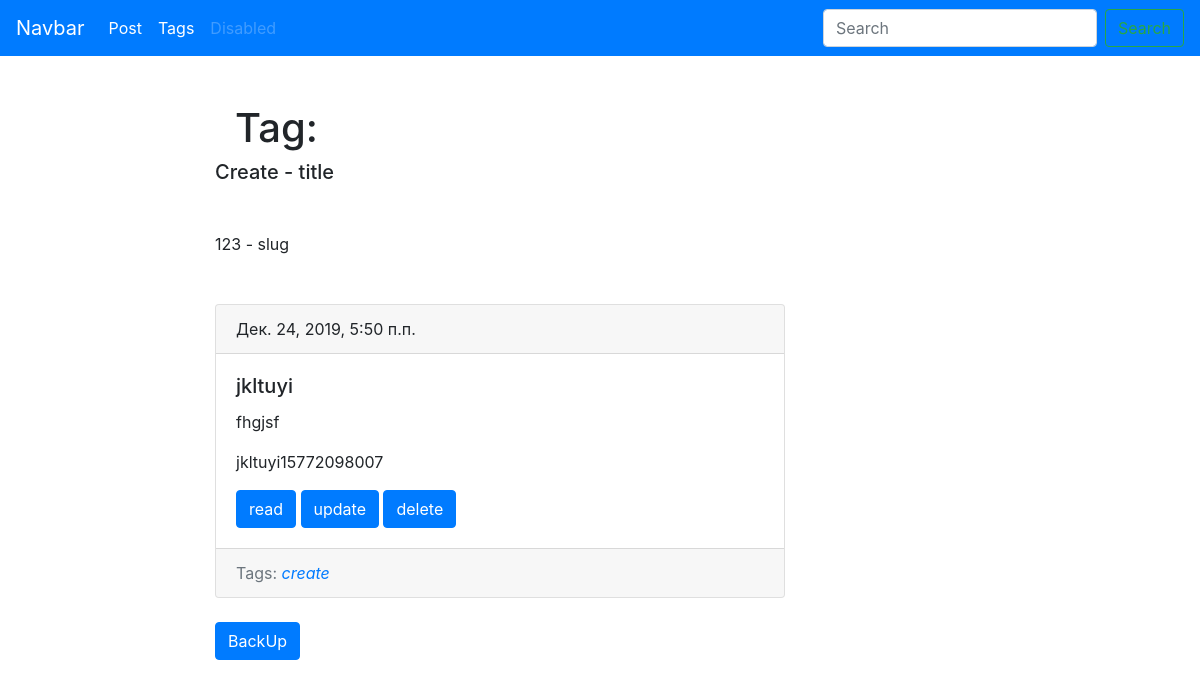
Screenshot of /blog/tags/123/ with the database file from the repository.
### mainApp/models.py (models this page shows, shortened)
class Tags(models.Model):
    title = models.CharField(max_length=50)
    slug = models.SlugField()
    def get_absolute_url(self):
        return reverse('mainApp:tags_detail_url', kwargs={'slug': self.slug})
    class Meta:
        verbose_name = 'Таг'
        verbose_name_plural = 'Таги'
        ordering = ['title']

class Posts(models.Model):
    title = models.CharField(max_length=150, db_index=True)
    slug = models.SlugField()
    body = models.TextField(blank=True, db_index=True)
    date_pub = models.DateTimeField(auto_now_add=True)
    tags = models.ManyToManyField(Tags, blank=True, related_name='posts')
    def get_absolute_url(self):
        return reverse('mainApp:posts_detail_url', kwargs={'slug': self.slug})
    def get_update_url(self):
        return reverse('mainApp:posts_update_url', kwargs={'slug': self.slug})
    def get_delete_url(self):
        return reverse('mainApp:posts_delete_url', kwargs={'slug': self.slug})
    class Meta:
        verbose_name = 'Стфтья'
        verbose_name_plural = 'Статьи'
        ordering = ['-date_pub']
        pass

### mainApp/views.py (the view)
# urls.py: path('tags/<str:slug>/', TagsDetail.as_view(), name='tags_detail_url'),
class TagsDetail(ObjectDetailMixin):
    model = Tags
    template = 'mainTemp/tag_detail.html'

### mainApp/utils.py (called while the page is built)
    def get(self, request, slug):
        context = dict()
        obj = {self.model.__name__.lower()[:-1]: get_object_or_404(self.model, slug__iexact=slug)}
        admin = {'admin_obj': get_object_or_404(self.model, slug__iexact=slug)}
        context.update(obj)
        context.update(admin)
        return render(request, self.template, context)

### mainApp/templates/mainTemp/tag_detail.html (shortened to what this page needs)
{% extends 'mainTemp/base_main.html' %}
{% block section1 %}
<h1>Tag:</h1>
{% endblock %}
{% block content %}
  <h5 class="mb-5">{{ tag.title|title }} - title</h5>
  <p class="mb-5">{{ tag.slug }} - slug</p>
    {% for post in tag.posts.all %}
      {% include 'mainTemp/includes/include_post.html' %}
    {% endfor %}
    <a href="{% url 'mainApp:tags_list_url' %}" class="btn btn-primary mb-5">BackUp</a>
{% endblock %}

### mainApp/templates/mainTemp/base_main.html (shortened to what this page needs)
{% extends 'base.html' %}
{% block section2 %}
<div class="col-6 offset-md-2">
{% block content %}
{% endblock %}
</div>
{% endblock %}

### templates/base.html (shortened to what this page needs)
{% load static %}
<!DOCTYPE html>
<html lang="ru">
{% block head %}
<head>
  {% block style %}
  <link rel="stylesheet" href="https://stackpath.bootstrapcdn.com/bootstrap/4.3.1/css/bootstrap.min.css">
  <link rel="stylesheet" href="{% static 'css/style.css' %}" >
  {% endblock %}
</head>
{% endblock %}
<body>
{% block body %}
  {% block header %}
    {% block nav %}
    <nav class="navbar navbar-expand-lg navbar-dark bg-primary">
      <a class="navbar-brand" href="#">Navbar</a>
      <div class="collapse navbar-collapse" id="navbarSupportedContent">
        <ul class="navbar-nav mr-auto">
          <li class="nav-item active">
            <a class="nav-link" href="{% url 'mainApp:posts_list' %}">Post <span class="sr-only">(current)</span></a>
          </li>
          <li class="nav-item active">
            <a class="nav-link" href="{% url 'mainApp:tags_list_url' %}">Tags</a>
          </li>
          <li class="nav-item">
            <a class="nav-link disabled" href="#">Disabled</a>
          </li>
        </ul>
        <form class="form-inline my-2 my-lg-0" method="GET" action="{% url 'mainApp:posts_list' %}">
          <input class="form-control mr-sm-2" type="search" placeholder="Search" aria-label="Search"  name="search">
          <button class="btn btn-outline-success my-2 my-sm-0" type="submit">Search</button>
        </form>
      </div>
    </nav>
    {% endblock %}
  {% endblock %}
  <div class="container mt-5">
    <div class="row">
      <div class="col-6 offset-md-2">
        {% block section1 %}
        {% endblock %}
      </div>
    </div>
  </div>
  {% block section2 %}
  {% endblock %}
{% endblock %}
</body>
</html>

### mainApp/templates/mainTemp/includes/include_post.html
<div class="card mb-4">
    <div class="card-header">
      {{ post.date_pub }}
    </div>
    <div class="card-body">
      <h5 class="card-title">{{ post.title }}</h5>
      <p class="card-text">{{ post.body|truncatewords:15 }}</p>
      <p class="card-text">{{ post.slug }}</p>
      <a href="{{ post.get_absolute_url }}" class="btn btn-primary">read</a>
      <a href="{{ post.get_update_url }}" class="btn btn-primary">update</a>
      <a href="{{ post.get_delete_url }}" class="btn btn-primary">delete</a>
    </div>
    <div class="card-footer text-muted">
      <span>Tags:</span>
      {% if post.tags.all %}
        {% for tag in post.tags.all %}
          <em><a href="{{ tag.get_absolute_url }}">{{ tag.title }}</a></em>
        {% endfor %}
      {% else %}
        <em>not tags</em>
      {% endif %}
  </div>
</div>

### rows the page displays
Tags: title "Create", slug "123", title "create"
Posts: date_pub "Дек. 24, 2019, 5:50 п.п.", title "jkltuyi", body "fhgjsf", slug "jkltuyi15772098007"
